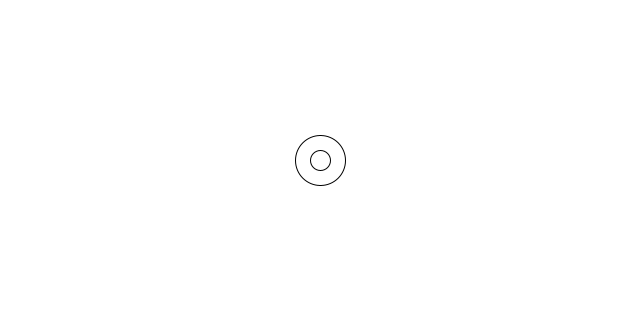
Frame 1 (no input)
Frame 60 (the mouse pressed at the canvas centre just before this capture): identical to frame 1, image omitted
Frame 120 (the mouse held since frame 60 and released just before this capture): identical to frame 1, image omitted

The Processing sketch that drew this single still picture (run headless with seeded random() and noise(); from frame 60 on, the mouse is pressed at the canvas centre):

// Processing sketch: moveShoot
// ── moveShoot.pde

Mover mover;
Bullet bullet;
void setup(){
 size(640,320); 
 mover = new Mover();
 bullet = new Bullet(mover);
}


void draw(){
  background(255);
  
  bullet.move();
  
  mover.display();
  bullet.display();
   
}


void keyPressed(){
  if(keyCode == UP) mover.move(0);
  if(keyCode == DOWN) mover.move(1);
  if(keyCode == LEFT) mover.move(2);
  if(keyCode == RIGHT) mover.move(3);
  
}

// ── Bullet.pde
class Bullet {
 float x;
 float y;
 float speedX;
 float speedY;
 
 //defaultni rychlost
 //flag zda leti nebo ne
 
 Mover mover;
 
  
 Bullet(Mover m){
   mover = m;
   x = mover.x;
   y = mover.y;
   //init
 }
 
 void display(){
   circle(x,y,20);
 }
 
 void move(){
   
   //pokud leti tak tady
   
   x = mover.x;
   y = mover.y;
 }
 
 //funkce na vystreleni naboje
 
 //funkce na reset naboje
  
}

// ── Mover.pde
class Mover{
  float x;
  float y;
  float speed;
  //pridat mu 10 naboju
  
  //pridat pocitadlo na reaload
  //pridat flag zda je nabito
  
  Mover(){
    x = width/2;
    y = height/2;
    speed = 5;
    //inicializovat spravne prodane hodnoty
 }
 
 //pohyb vsech naboju - zavolat jejich funkci, ketra to umi
 
 //vystrelit na urcitou vzdalenost
 
 // dobijeni naboju
 
   void display() {
    circle(x, y, 50);
    //zobrazovat naboje
  }
  
  void move(int dir){
    if (dir == 0) {
      y -= speed;//up
    } else if (dir == 1) {
      y += speed;//down
    } else if (dir == 2) {
      x -= speed;//left
    } else if (dir == 3) {
      x += speed;//right
    }

  }
 
  
}
